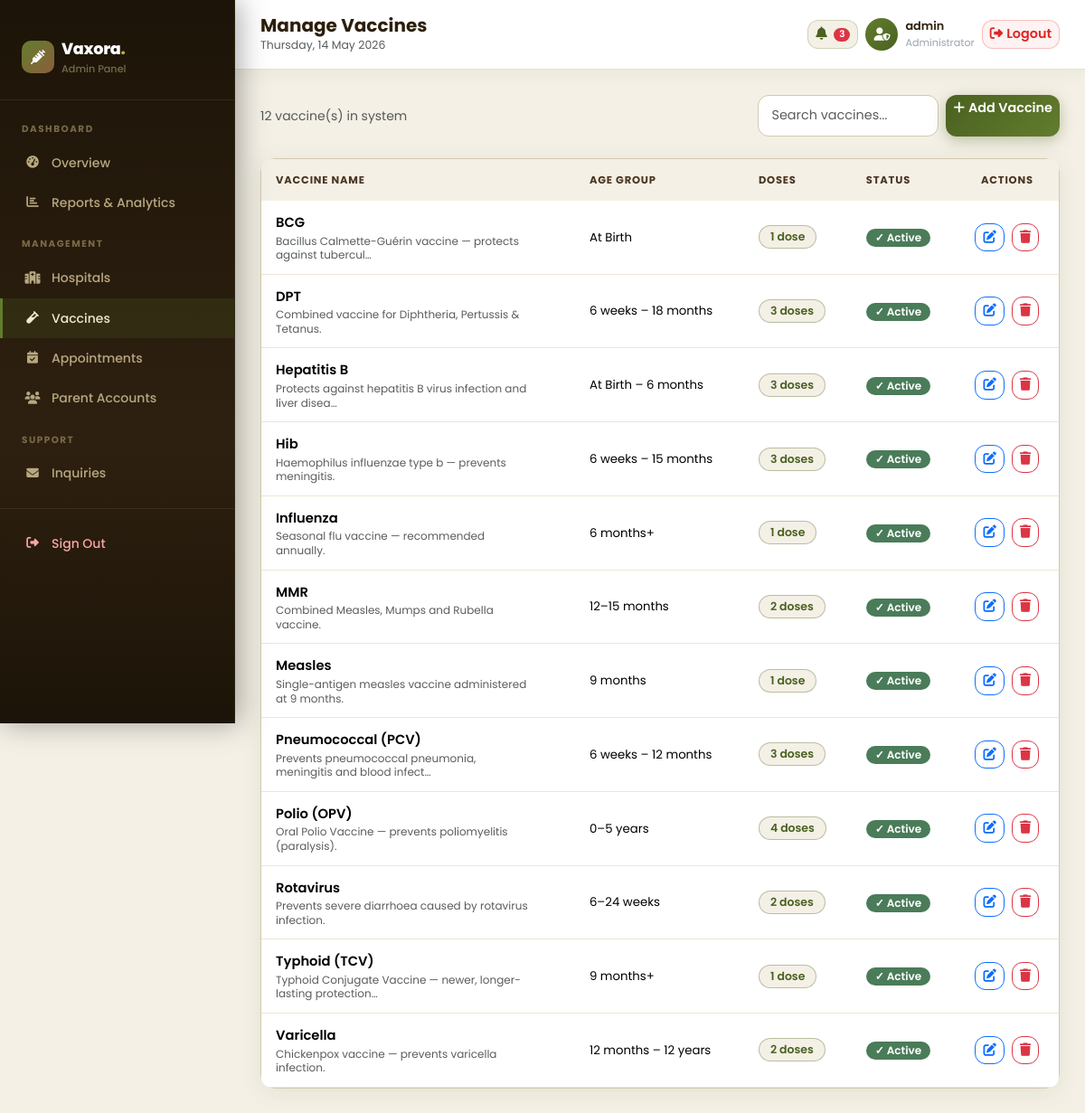
The page /VAXORA/admin/manage_vaccines.php (signed in) on the database its author committed.
### tables this page shows
CREATE TABLE vaccines (
    vaccine_id INTEGER PRIMARY KEY AUTOINCREMENT,
    vaccine_name TEXT NOT NULL,
    description TEXT,
    doses_required INTEGER DEFAULT 1,
    age_group TEXT,
    status TEXT DEFAULT 'active',
    created_at TEXT DEFAULT (datetime('now'))
);

### VAXORA/admin/manage_vaccines.php (the view, shortened to what this page needs)
<?php
$db = (new Database())->getConnection();
$vaccines = $db->query("SELECT * FROM vaccines ORDER BY status DESC, vaccine_name ASC")->fetchAll(PDO::FETCH_ASSOC);
include '../includes/admin_header.php';
?>
<div class="d-flex justify-content-between align-items-center mb-4 flex-wrap gap-2">
    <span class="text-muted small"><?= count($vaccines) ?> vaccine(s) in system</span>
    <div class="d-flex gap-2">
        <input type="text" id="adminSearch" class="form-control form-control-sm" placeholder="Search vaccines..." style="width:200px;">
        <a href="/admin/add_vaccine.php" class="btn btn-primary btn-sm"><i class="fas fa-plus me-1"></i>Add Vaccine</a>
    </div>
</div>
<div class="card">
    <div class="card-body p-0">
        <div class="table-responsive">
            <table class="table mb-0 align-middle">
                <thead>
                    <tr>
                        <th style="min-width:180px;">Vaccine Name</th>
                        <th style="min-width:110px;">Age Group</th>
                        <th style="min-width:90px;">Doses</th>
                        <th style="min-width:90px;">Status</th>
                        <th class="text-center" style="min-width:100px;">Actions</th>
                    </tr>
                </thead>
                <tbody>
                <?php foreach ($vaccines as $v): ?>
                <tr>
                    <td>
                        <div class="fw-semibold" style="font-size:0.92rem;"><?= htmlspecialchars($v['vaccine_name']) ?></div>
                        <?php if (!empty($v['description'])): ?>
                        <div class="text-muted" style="font-size:0.75rem;line-height:1.3;max-width:280px;">
                            <?= htmlspecialchars(mb_substr($v['description'], 0, 60)) ?><?= mb_strlen($v['description']) > 60 ? '…' : '' ?>
                        </div>
                        <?php endif; ?>
                    </td>
                    <td style="font-size:0.83rem;"><?= htmlspecialchars($v['age_group'] ?? '—') ?></td>
                    <td>
                        <span style="display:inline-block;background:#F4F0E6;color:#4A6120;border:1.5px solid rgba(74,97,32,0.35);border-radius:20px;padding:2px 12px;font-size:0.78rem;font-weight:600;white-space:nowrap;">
                            <?= (int)$v['doses_required'] ?> dose<?= $v['doses_required'] > 1 ? 's' : '' ?>
                        </span>
                    </td>
                    <td>
                        <a href="?toggle=<?= $v['vaccine_id'] ?>" class="badge text-decoration-none"
                           style="background:<?= $v['status']==='active' ? '#4A7C59' : '#6c757d' ?>;color:#fff;padding:4px 10px;border-radius:20px;font-size:0.75rem;">
                            <?= $v['status']==='active' ? '✓ Active' : '✗ Inactive' ?>
                        </a>
                    </td>
                    <td class="text-center">
                        <a href="/admin/edit_vaccine.php?id=<?= $v['vaccine_id'] ?>" class="btn btn-sm btn-outline-primary me-1" title="Edit"><i class="fas fa-edit"></i></a>
                        <a href="?delete=<?= $v['vaccine_id'] ?>" onclick="return confirmDelete('<?= addslashes($v['vaccine_name']) ?>')" class="btn btn-sm btn-outline-danger" title="Delete"><i class="fas fa-trash"></i></a>
                    </td>
                </tr>
                <?php endforeach; ?>
                </tbody>
            </table>
        </div>
    </div>
</div>
<?php include '../includes/admin_footer.php'; ?>

### VAXORA/assets/css/style.css (style rules this page uses)
:root { --primary: #4A6120; --primary-light: #627D2D; --primary-dark: #344515; --secondary: #8B5E3C; --accent: #C8A84B; --success: #4A7C59; --danger: #C0392B; --dark: #1C1408; --mid-dark: #2E2010; --light: #F8F4EC; --border: #D4C9B0; --shadow: 0 4px 24px rgba(74,97,32,0.10); --shadow-hover: 0 8px 40px rgba(74,97,32,0.22); --radius: 16px; --radius-lg: 24px; }
* { margin: 0; padding: 0; box-sizing: border-box; }
html { scroll-behavior: smooth; }
body { font-family: 'Poppins', 'Segoe UI', sans-serif; background: #F4F0E6; color: #2C1F0A; line-height: 1.6; display: flex; flex-direction: column; min-height: 100vh; }
.card { border: 1px solid var(--border); border-radius: var(--radius); box-shadow: var(--shadow); background: #fff; transition: all .3s; }
.btn { border-radius: 12px; font-weight: 600; transition: all .25s; font-size: 0.9rem; }
.btn-primary { background: linear-gradient(135deg, var(--primary), var(--primary-light)); border: none; color: #fff; box-shadow: 0 4px 16px rgba(74,97,32,0.35); }
.table { background: #fff; border-radius: 12px; overflow: hidden; font-size: 0.88rem; }
.table thead th { background: #F4F0E6; color: #4A3520; font-size: 0.72rem; font-weight: 700; text-transform: uppercase; letter-spacing: 0.8px; border: none; padding: 14px 16px; }
.table tbody td { padding: 13px 16px; border-color: #EDE7D5; vertical-align: middle; }
.form-control, .form-select { border-radius: 12px; border: 1.5px solid #D4C9B0; padding: 11px 14px; font-size: 0.9rem; transition: all .2s; font-family: 'Poppins', sans-serif; }
.badge { padding: 5px 12px; border-radius: 8px; font-weight: 600; font-size: 0.73rem; }

### rows shown on the page
vaccines: vaccine_name "BCG", description "Bacillus Calmette-Guérin vaccine — protects against tubercul", age_group "At Birth", doses_required "1", status "✓ Active"
vaccines: vaccine_name "DPT", description "Combined vaccine for Diphtheria, Pertussis & Tetanus.", age_group "6 weeks – 18 months", doses_required "3", status "✓ Active"
vaccines: vaccine_name "Hepatitis B", description "Protects against hepatitis B virus infection and liver disea", age_group "At Birth – 6 months", doses_required "3", status "✓ Active"
vaccines: vaccine_name "Hib", description "Haemophilus influenzae type b — prevents meningitis.", age_group "6 weeks – 15 months", doses_required "3", status "✓ Active"
vaccines: vaccine_name "Influenza", description "Seasonal flu vaccine — recommended annually.", age_group "6 months+", doses_required "1", status "✓ Active"
vaccines: vaccine_name "MMR", description "Combined Measles, Mumps and Rubella vaccine.", age_group "12–15 months", doses_required "2", status "✓ Active"
vaccines: vaccine_name "Measles", description "Single-antigen measles vaccine administered at 9 months.", age_group "9 months", doses_required "1", status "✓ Active"
vaccines: vaccine_name "Pneumococcal (PCV)", description "Prevents pneumococcal pneumonia, meningitis and blood infect", age_group "6 weeks – 12 months", doses_required "3", status "✓ Active"
vaccines: vaccine_name "Polio (OPV)", description "Oral Polio Vaccine — prevents poliomyelitis (paralysis).", age_group "0–5 years", doses_required "4", status "✓ Active"
vaccines: vaccine_name "Rotavirus", description "Prevents severe diarrhoea caused by rotavirus infection.", age_group "6–24 weeks", doses_required "2", status "✓ Active"
vaccines: vaccine_name "Typhoid (TCV)", description "Typhoid Conjugate Vaccine — newer, longer-lasting protection", age_group "9 months+", doses_required "1", status "✓ Active"
vaccines: vaccine_name "Varicella", description "Chickenpox vaccine — prevents varicella infection.", age_group "12 months – 12 years", doses_required "2", status "✓ Active"

### other values the page prints
$pageTitle "Manage Vaccines"
$pending_count "3"
explode('@',$_SESSION['email'] ?? '')[0] "admin"
count($vaccines) "12"
